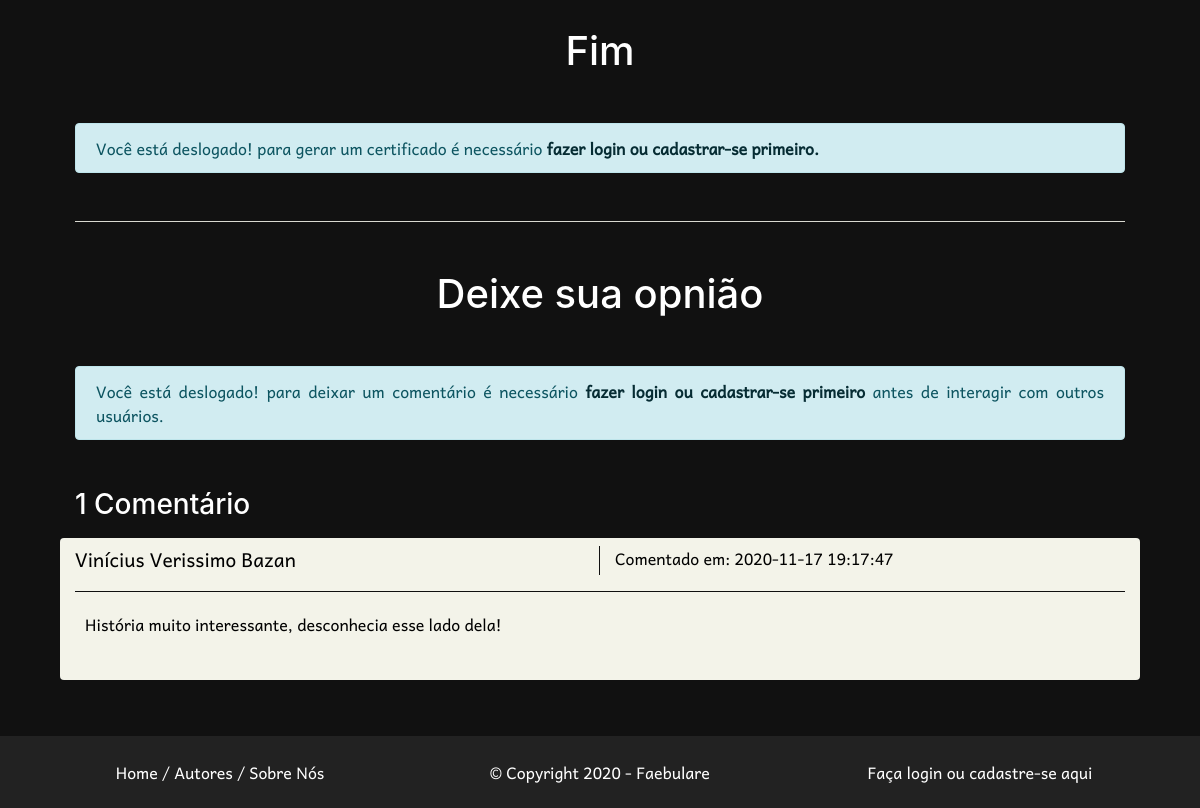
Page /src/cont_A_bela_adormecida.php (lower part) on the earlier database version.
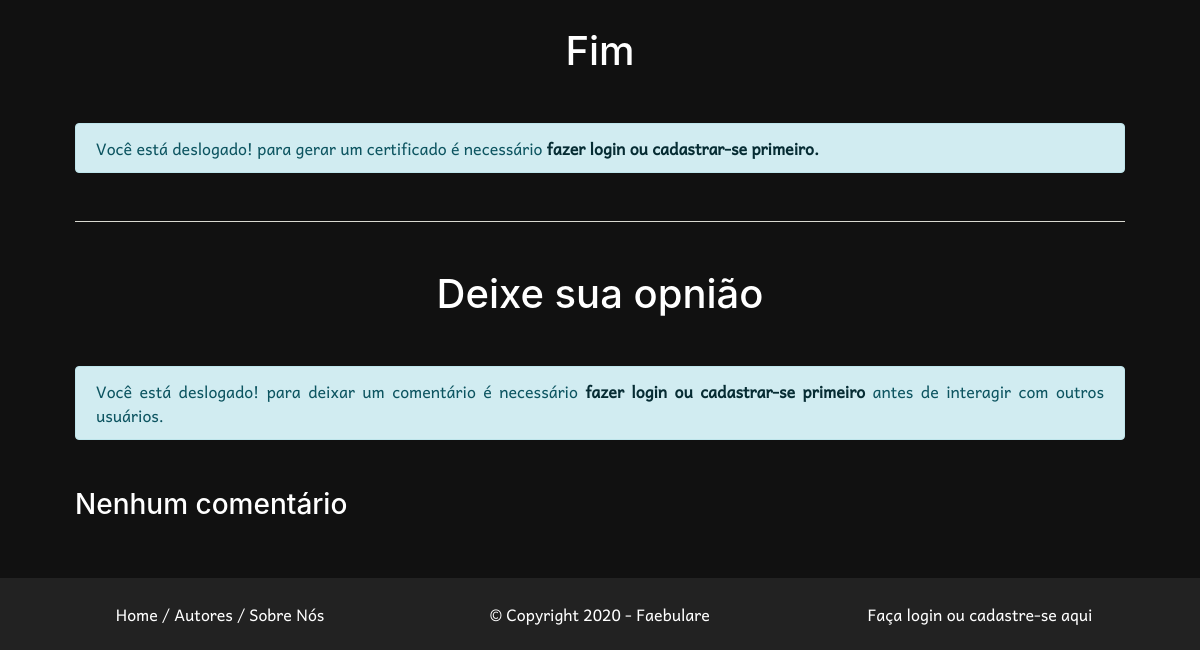
Same page on the later database version.
### tables this page shows
CREATE TABLE IF NOT EXISTS `tb_coment` (
  `id_coment` int(255) NOT NULL AUTO_INCREMENT,
  `id_user` int(255) NOT NULL,
  `id_post` int(255) NOT NULL,
  `conteudo` varchar(600) NOT NULL,
  `reply` int(255) DEFAULT NULL,
  `dt_coment` timestamp NOT NULL DEFAULT current_timestamp(),
  PRIMARY KEY (`id_coment`),
  KEY `fk_user` (`id_user`),
  KEY `fk_post` (`id_post`)
);

CREATE TABLE IF NOT EXISTS `tb_usuarios` (
  `id_user` int(255) NOT NULL AUTO_INCREMENT,
  `email` varchar(256) NOT NULL,
  `senha` varchar(80) NOT NULL,
  `nome` varchar(20) NOT NULL,
  `sobrenome` varchar(60) NOT NULL,
  `valid` tinyint(1) DEFAULT NULL,
  `security` varchar(10) DEFAULT NULL,
  `dt_criar` timestamp NOT NULL DEFAULT current_timestamp(),
  PRIMARY KEY (`id_user`)
);

### src/inc/db_inc_coment.php (the view, shortened to what this page needs)
<?php
function exibiComentario($post){
    require_once 'db_conn.php';
    $result  = $conn->query("SELECT tb_usuarios.nome, tb_usuarios.sobrenome, tb_coment.id_coment, tb_coment.conteudo, tb_coment.dt_coment FROM tb_coment INNER JOIN tb_usuarios ON tb_coment.id_user=tb_usuarios.id_user INNER JOIN tb_post ON tb_coment.id_post=tb_post.id_post WHERE tb_coment.id_post = '$post'");
    $result2 = $conn->query("SELECT tb_usuarios.nome, tb_usuarios.sobrenome, tb_coment.id_coment, tb_coment.conteudo, tb_coment.dt_coment FROM tb_coment INNER JOIN tb_usuarios ON tb_coment.id_user=tb_usuarios.id_user INNER JOIN tb_post ON tb_coment.id_post=tb_post.id_post WHERE tb_coment.id_post = '$post' AND tb_coment.reply IS NULL ORDER BY tb_coment.dt_coment DESC");
    if($result->num_rows > 1){
        $comentarios = $result->num_rows." Comentários";
    }else if($result->num_rows == 1){
        $comentarios = $result->num_rows." Comentário";
    }else{
        $comentarios = "Nenhum comentário";
    }
    echo "<h3 class='text-justify mt-5 mb-3 font-antic'>$comentarios</h3>";
    while ($row = $result2->fetch_array()){
        echo "<div class='row mt-1'>
                <div class='col-12 bg-invert rounded mb-3'>
                    <div class='row mt-2'>
                        <div class='col-6 border-right border-invert'>
                            <p class='text-left mb-0 font-s-12'>".$row['nome']." ".$row['sobrenome']."</p>
                        </div>
                        <div class='col-6'>
                            <p class='text-left mb-0 font-s-10'> Comentado em: ".$row['dt_coment']."</p>
                        </div>
                        <div class='col-12'>
                            <hr class='bg-normal'>
                        </div>
                        <div class='col-12 mb-4'>
                            <p class='text-justify mb-0 font-s-10 recuo'>".$row['conteudo']."</p>
                        </div>
                        <div class='col-8 col-md-9'></div>
                        <div class='col-2 mb-3'>";
                        echo "</div>
                        <div class='col-8 col-md-9'></div>
                    </div>
                </div>";
        echo "</div>";
    }
}
?>

### src/cont_A_bela_adormecida.php (shortened to what this page needs)
<?php require_once 'inc'.DIRECTORY_SEPARATOR.'config.php'; ?>
<!DOCTYPE html>
<html lang="pt-br">
  <head>
    <?php require_once $head; ?>
  </head>
  <body class="dark muda" id="contBg">
    <div style="width:100%;height:auto;">
    <div class="container-fluid mt-4  wt-geral  position-relative" style="min-height:81vh;">
        <br>
        <center><h1 class="font-antic mt-3 mb-5">Fim</h1></center>
        <?php if(!isset($_SESSION['id_user'])){
        echo '<div class="alert alert-info  mt-3 mb-5 text-justify" role="alert">';
        echo 'Você está deslogado! para gerar um certificado é necessário <a href="Login.php" class="alert-link">fazer login ou cadastrar-se primeiro.</a>';
        echo '</div>';
        }
        ?>
        <hr id="opniao" class="bg-invert mb-5 mt-5">
        <h1 class="text-center mt-5 mb-5 font-antic">Deixe sua opnião</h1>
        <?php
        if(isset($_SESSION['id_user'])){
          echo "<form id='formComent' name='formComent' action='inc/db_coment.php?post=1' method='post' class='mb-5'>";
          echo "<div class='form-group'>
          <label class='font-s-11' for='coment'>Digite seu comentário aqui <strong>".$_SESSION['nome']." ".$_SESSION['ltname'].".</strong> Você tem <span class='caracteres' style='color:green;'>600</span> caracteres restantes. <span id='replyText'></span></label>
          <textarea class='form-control' id='coment' name='coment' rows='5' style='resize: none' maxlength='600' required></textarea>
          </div>
          <span id='replySpan' style='display:none;'></span>";
          echo '<div id="alertShort" style="display:none;" class="alert alert-warning alert-dismissible fade show mb-0 mt-0" role="alert"><strong>Seu comentário é muito curto!</strong> Escreva ao menos 20 caracteres antes de enviar </div>
                <div class="form-group">
                  <center><button type="button" id="env" class="btn btn-color-green-2 mt-3 border border-color-green-1 px-5 py-2" onclick="valComent()">Enviar comentário</button></center>
                </div>';
          echo "</form>";
        }else{
          echo '<div class="alert alert-info mb-5 text-justify" role="alert">';
          echo 'Você está deslogado! para deixar um comentário é necessário <a href="Login.php" class="alert-link">fazer login ou cadastrar-se primeiro</a> antes de interagir com outros usuários.';
          echo '</div>';
        }
        require_once 'inc/db_inc_coment.php';
        exibiComentario(1);
        ?>
        </div>
    </div>
    <br>
    <?php require_once $rodape ?>
  </body>
</html>

### src/inc/head.php (shortened to what this page needs)
<link rel="stylesheet" href="css/style.css">

### src/inc/rodape.php
<div class="container-fluid bg-color-dark-2 text-white" id="container-rodape">
    <div class="container mt-3">
        <div class="row">
            <div class="col-12 col-md-4 mt-md-4 mb-md-2 order-2 order-md-2">
                <center><p><a class="muda alink" href="index.php">Home</a> / <a class="muda alink" href="cont_Autores.php">Autores</a> / <a class="muda alink" href="cont_Quem_somos.php">Sobre Nós</a></p></center>
            </div>
            <div class="col-12 col-md-4 mt-md-4 mb-md-2 order-3 order-md-2">
                <center><p>&copy; Copyright 2020 - Faebulare</p></center>
            </div>
            <div class="col-12 col-md-4 mt-4 mb-md-2 order-1 order-md-3">
                <center><p><?php
                    if(!isset($_SESSION['id_user'])){
                    echo '<a class="muda alink" href="Login.php">Faça login ou cadastre-se aqui</a>';
                    }else{
                        echo "Olá ".$_SESSION['nome']." ".$_SESSION['ltname'].". <a class='muda alink' href='inc/db_enc.php'>Encerre sua sessão aqui!</a>";
                    }
                    ?>
                </p></center>
            </div>
        </div>
    </div>
</div>

Differences in the rows shown:
removed tb_coment: id_user.nome "Vinícius", id_user.sobrenome "Verissimo Bazan", dt_coment "2020-11-17 19:17:47", conteudo "História muito interessante, desconhecia esse lado dela!"
Other differences:
$comentarios: "1 Comentário" → "Nenhum comentário"
